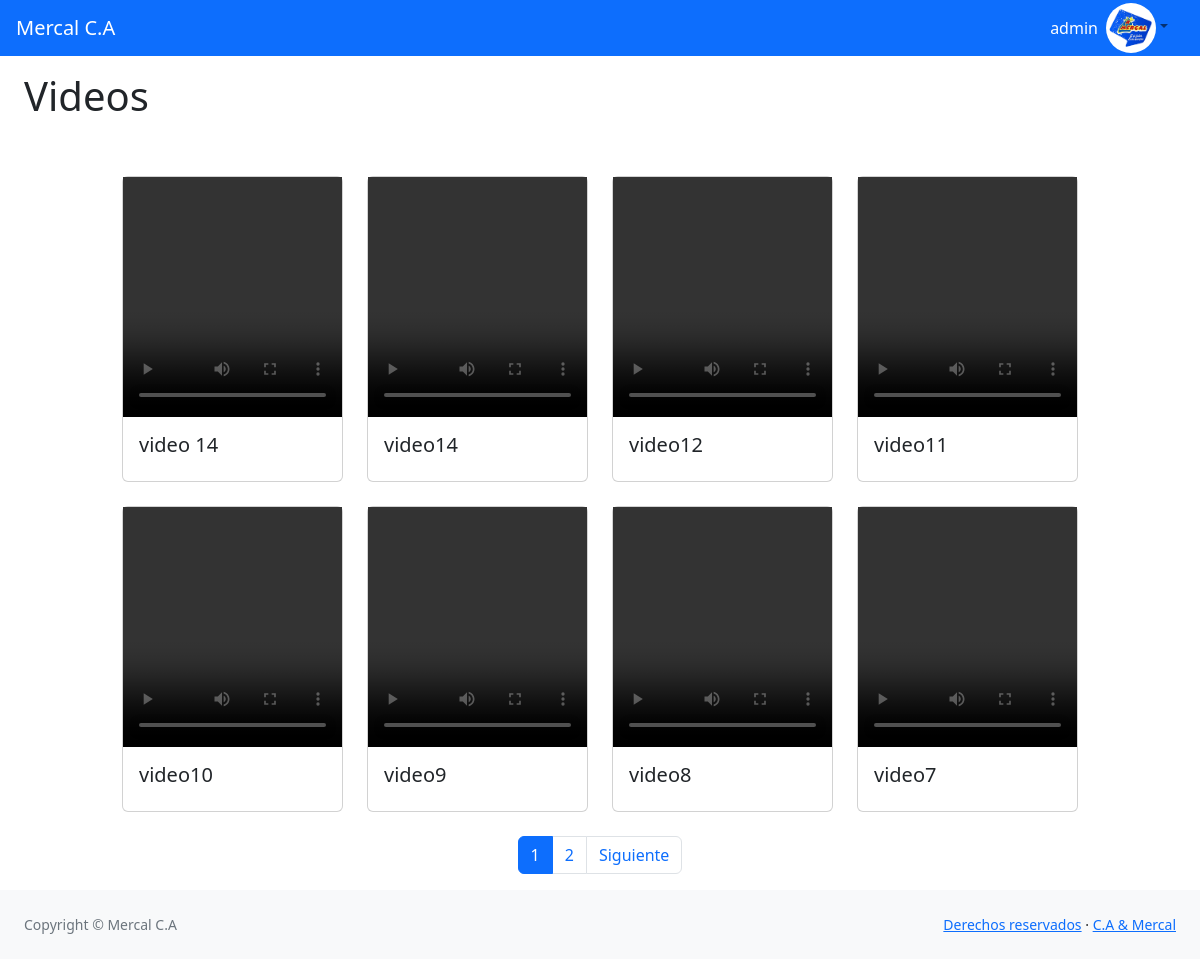
The app's page /consultor.php (signed in) with its own data.
### tables this page shows
CREATE TABLE `video` (
  `video_id` int(11) NOT NULL AUTO_INCREMENT,
  `video_name` varchar(100) NOT NULL,
  `location` varchar(100) NOT NULL,
  `fecha` varchar(50) NOT NULL,
  PRIMARY KEY (`video_id`)
);

### consultor.php (the view, shortened to what this page needs)
<?php
include "config/conexion.php";
$videos_per_page = 8;
$page = isset($_GET['page']) ? (int)$_GET['page'] : 1;
$offset = ($page - 1) * $videos_per_page;
$total_videos_query = mysqli_query($conn, "SELECT COUNT(*) as total FROM `video`");
$total_videos = mysqli_fetch_assoc($total_videos_query)['total'];
$total_pages = ceil($total_videos / $videos_per_page);
$query = mysqli_query($conn, "SELECT video_id,video_name, location FROM `video` ORDER BY `video_id` DESC LIMIT $videos_per_page OFFSET $offset");
include "base/header.php";
?>
<body class="sb-nav-fixed">
    <?php
    include "base/navbar2.php";
    ?>
    <br>
    <br>
    <div id="layoutSidenav_content">
        <main>
            <div class="container-fluid px-4">
                <h1 class="mt-4">Videos</h1>
                <br>
                <br>
              <div class="container">
                <div class="row">
                    <?php while ($fetch = mysqli_fetch_array($query)) { ?>
                        <div class="col-md-3 mb-4">
                            <div class="card">
                                <video width="100%" height="240" controls>
                                    <source src="<?php echo $fetch['location'] ?>">
                                </video>
                                <div class="card-body">
                                    <h5 class="card-title"><?php echo $fetch['video_name'] ?></h5>
                                </div>
                            </div>
                        </div>
                    <?php } ?>
                </div>
            </div>
                <nav aria-label="Page navigation">
                    <ul class="pagination justify-content-center">
                        <?php for ($i = 1; $i <= $total_pages; $i++): ?>
                            <li class="page-item <?php echo ($i == $page) ? 'active' : ''; ?>">
                                <a class="page-link" href="?page=<?php echo $i; ?>"><?php echo $i; ?></a>
                            </li>
                        <?php endfor; ?>
                        <?php if ($page < $total_pages): ?>
                            <li class="page-item">
                                <a class="page-link" href="?page=<?php echo $page + 1; ?>">Siguiente</a>
                            </li>
                        <?php endif; ?>
                    </ul>
                </nav>
            </div>
        </main>
        <?php include 'base/footer.php'; ?>
    </div>
</body>
</html>

### records on screen
video: video_name "video 14"
video: video_name "video14"
video: video_name "video12"
video: video_name "video11"
video: video_name "video10"
video: video_name "video9"
video: video_name "video8"
video: video_name "video7"

### other values on screen
$usu "admin"
